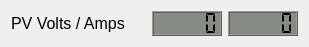
   <widget class="QWidget" name="layoutWidget">
    <property name="geometry">
     <rect>
      <x>674</x>
      <y>294</y>
      <width>304</width>
      <height>27</height>
     </rect>
    </property>
    <layout class="QGridLayout" name="gridLayout_14">
     <item row="0" column="0">
      <widget class="QLabel" name="PV_Volts_2_label">
       <property name="minimumSize">
        <size>
         <width>135</width>
         <height>0</height>
        </size>
       </property>
       <property name="maximumSize">
        <size>
         <width>135</width>
         <height>16777215</height>
        </size>
       </property>
       <property name="font">
        <font>
         <pointsize>12</pointsize>
        </font>
       </property>
       <property name="text">
        <string>PV Volts / Amps</string>
       </property>
      </widget>
     </item>
     <item row="0" column="1">
      <widget class="QLCDNumber" name="PV_Volts_2_LCD">
       <property name="minimumSize">
        <size>
         <width>70</width>
         <height>25</height>
        </size>
       </property>
       <property name="maximumSize">
        <size>
         <width>70</width>
         <height>25</height>
        </size>
       </property>
       <property name="font">
        <font>
         <pointsize>10</pointsize>
         <weight>50</weight>
         <bold>false</bold>
        </font>
       </property>
       <property name="styleSheet">
        <string notr="true">QLCDNumber{
background-color: rgb(136, 138, 133);
}</string>
       </property>
       <property name="digitCount">
        <number>5</number>
       </property>
       <property name="segmentStyle">
        <enum>QLCDNumber::Flat</enum>
       </property>
       <property name="value" stdset="0">
        <double>0.000000000000000</double>
       </property>
      </widget>
     </item>
     <item row="0" column="2">
      <widget class="QLCDNumber" name="PV_Amps_2_LCD">
       <property name="minimumSize">
        <size>
         <width>70</width>
         <height>25</height>
        </size>
       </property>
       <property name="maximumSize">
        <size>
         <width>70</width>
         <height>25</height>
        </size>
       </property>
       <property name="font">
        <font>
         <pointsize>10</pointsize>
         <weight>50</weight>
         <bold>false</bold>
        </font>
       </property>
       <property name="styleSheet">
        <string notr="true">QLCDNumber{
background-color: rgb(136, 138, 133);
}</string>
       </property>
       <property name="digitCount">
        <number>5</number>
       </property>
       <property name="segmentStyle">
        <enum>QLCDNumber::Flat</enum>
       </property>
       <property name="value" stdset="0">
        <double>0.000000000000000</double>
       </property>
      </widget>
     </item>
    </layout>
   </widget>
